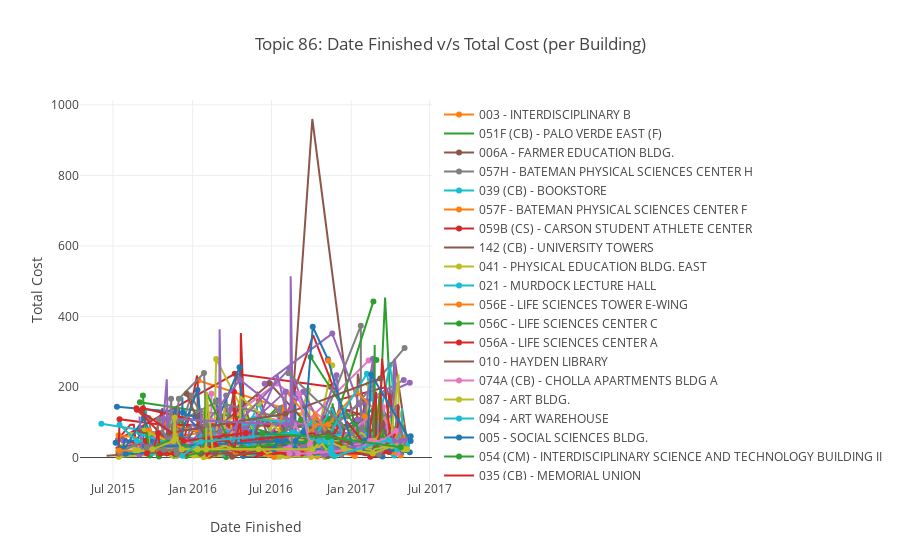

The notebook cell this image was saved under:
### Code cell
buildings = new_df['Building'].unique()
topic = 86
topic = "Topic " + str(topic)
plot_df = new_df[new_df['Topics'] == topic]

data = []
for building in buildings:
    data.append(Scatter(
        x = plot_df[plot_df['Building'] == building]['Date Finished'],
        y = plot_df[plot_df['Building'] == building]['Total'],
        mode = 'line',
        name = building
    ))

layout = Layout(xaxis = dict(title = 'Date Finished'), yaxis = dict(title = 'Total Cost'), title = topic + ': Date Finished v/s Total Cost (per Building)')
# data = [trace0]

fig = {'data' : data, 'layout' : layout}

iplot(fig)
plot(fig,  filename='building.html')
